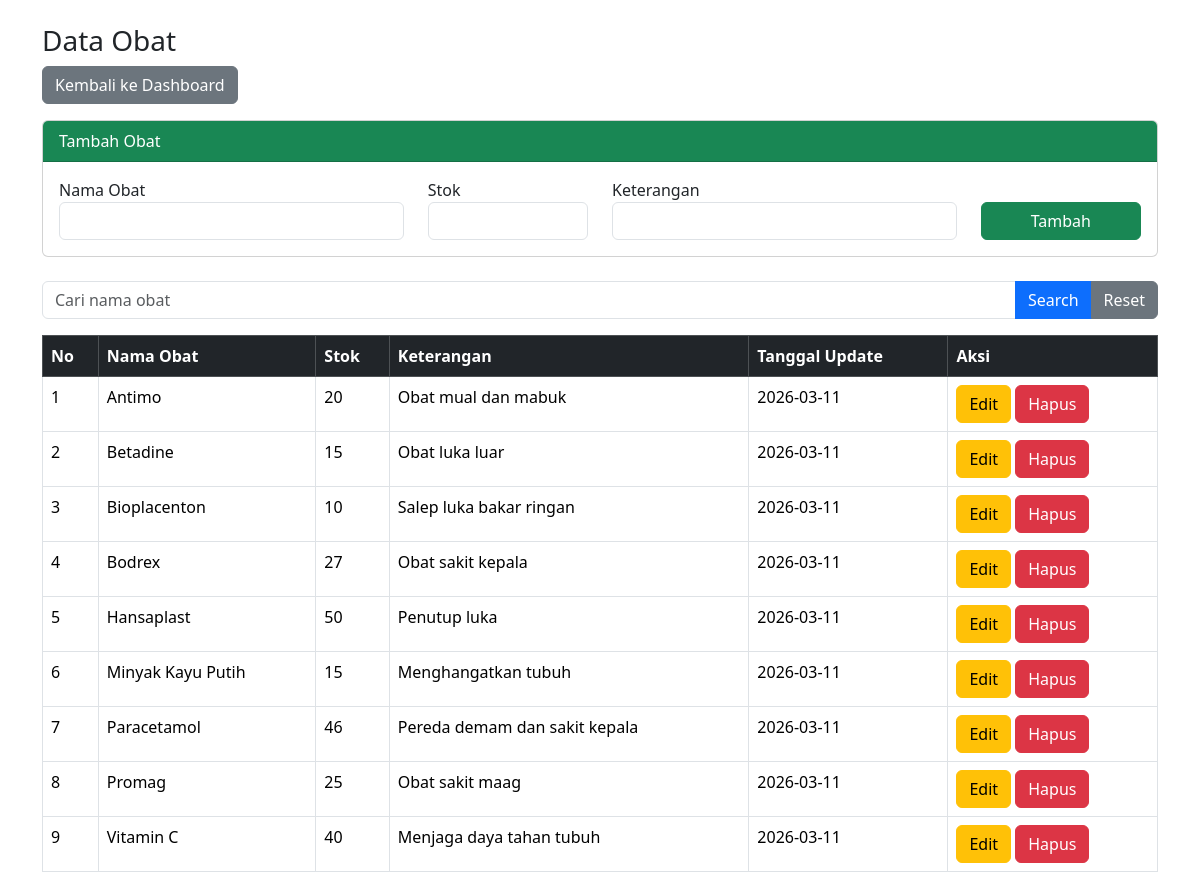
Screenshot of /obat.php (signed in) with the database file from the repository.
### tables this page shows
CREATE TABLE `obat` (
  `id_obat` int NOT NULL,
  `nama_obat` varchar(100) DEFAULT NULL,
  `stok` int DEFAULT NULL,
  `keterangan` text,
  `tgl_update` date DEFAULT NULL
);

### obat.php (the view, shortened to what this page needs)
<?php
require "auth.php";
if (isset($_GET['cari'])) {
    $cari = $_GET['cari'];
    $stmt = $db->prepare("SELECT * FROM obat WHERE nama_obat LIKE ?");
    $stmt->execute(["%$cari%"]);
    $obat = $stmt->fetchAll(PDO::FETCH_ASSOC);
} else {
    $obat = $db->query("SELECT * FROM obat ORDER BY nama_obat ASC")->fetchAll(PDO::FETCH_ASSOC);
}
?>
<!DOCTYPE html>
<html>
<head>
    <link href="https://cdn.jsdelivr.net/npm/bootstrap@5.3.2/dist/css/bootstrap.min.css" rel="stylesheet">
</head>
<body class="container mt-4">
    <h3>Data Obat</h3>
    <a href="index.php" class="btn btn-secondary mb-3">Kembali ke Dashboard</a>
    <div class="card mb-4">
        <div class="card-header bg-success text-white">
            Tambah Obat
        </div>
        <div class="card-body">
            <form method="POST">
                <div class="row">
                    <div class="col-md-4">
                        <label>Nama Obat</label>
                        <input type="text" name="nama_obat" class="form-control" required>
                    </div>
                    <div class="col-md-2">
                        <label>Stok</label>
                        <input type="number" name="stok" class="form-control" required>
                    </div>
                    <div class="col-md-4">
                        <label>Keterangan</label>
                        <input type="text" name="keterangan" class="form-control">
                    </div>
                    <div class="col-md-2">
                        <label>&nbsp;</label>
                        <button type="submit" name="tambah" class="btn btn-success w-100">Tambah</button>
                    </div>
                </div>
            </form>
        </div>
    </div>
    <form method="GET" class="mb-3">
        <div class="input-group">
            <input type="text" name="cari" class="form-control" placeholder="Cari nama obat">
            <button class="btn btn-primary">Search</button>
            <a href="obat.php" class="btn btn-secondary">Reset</a>
        </div>
    </form>
    <table class="table table-bordered">
        <thead class="table-dark">
            <tr>
                <th>No</th>
                <th>Nama Obat</th>
                <th>Stok</th>
                <th>Keterangan</th>
                <th>Tanggal Update</th>
                <th>Aksi</th>
            </tr>
        </thead>
        <tbody>
            <?php $no = 1;
            foreach ($obat as $row) { ?>
                <tr>
                    <td><?= $no++ ?></td>
                    <td><?= $row['nama_obat'] ?></td>
                    <td><?= $row['stok'] ?></td>
                    <td><?= $row['keterangan'] ?></td>
                    <td><?= $row['tgl_update'] ?></td>
                    <td>
                        <button class="btn btn-warning" data-bs-toggle="modal" data-bs-target="#modalEdit"
                            onclick="editData('<?= $row['id_obat'] ?>','<?= $row['nama_obat'] ?>','<?= $row['stok'] ?>','<?= $row['keterangan'] ?>')">
                            Edit
                        </button>
                        <button class="btn btn-danger" data-bs-toggle="modal" data-bs-target="#modalHapus"
                            onclick="hapusData('<?= $row['id_obat'] ?>','<?= $row['nama_obat'] ?>')">
                            Hapus
                        </button>
                    </td>
                </tr>
            <?php } ?>
        </tbody>
    </table>
</body>
</html>

### rows the page displays
obat: nama_obat "Antimo", stok "20", keterangan "Obat mual dan mabuk", tgl_update "2026-03-11"
obat: nama_obat "Betadine", stok "15", keterangan "Obat luka luar", tgl_update "2026-03-11"
obat: nama_obat "Bioplacenton", stok "10", keterangan "Salep luka bakar ringan", tgl_update "2026-03-11"
obat: nama_obat "Bodrex", stok "27", keterangan "Obat sakit kepala", tgl_update "2026-03-11"
obat: nama_obat "Hansaplast", stok "50", keterangan "Penutup luka", tgl_update "2026-03-11"
obat: nama_obat "Minyak Kayu Putih", stok "15", keterangan "Menghangatkan tubuh", tgl_update "2026-03-11"
obat: nama_obat "Paracetamol", stok "46", keterangan "Pereda demam dan sakit kepala", tgl_update "2026-03-11"
obat: nama_obat "Promag", stok "25", keterangan "Obat sakit maag", tgl_update "2026-03-11"
obat: nama_obat "Vitamin C", stok "40", keterangan "Menjaga daya tahan tubuh", tgl_update "2026-03-11"
